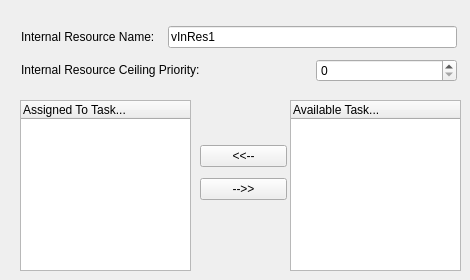
     <widget class="QWidget" name="tabInRes">
      <attribute name="title">
       <string>Internal Resource</string>
      </attribute>
      <widget class="QTreeWidget" name="trInResAssignedTask">
       <property name="geometry">
        <rect>
         <x>20</x>
         <y>100</y>
         <width>171</width>
         <height>171</height>
        </rect>
       </property>
       <column>
        <property name="text">
         <string>Assigned To Task...</string>
        </property>
       </column>
      </widget>
      <widget class="QTreeWidget" name="trInResAvailableTask">
       <property name="geometry">
        <rect>
         <x>290</x>
         <y>100</y>
         <width>171</width>
         <height>171</height>
        </rect>
       </property>
       <column>
        <property name="text">
         <string notr="true">Available Task...</string>
        </property>
       </column>
      </widget>
      <widget class="QWidget" name="layoutWidget">
       <property name="geometry">
        <rect>
         <x>200</x>
         <y>140</y>
         <width>87</width>
         <height>66</height>
        </rect>
       </property>
       <layout class="QGridLayout" name="gridLayout_7">
        <item row="0" column="0">
         <widget class="QPushButton" name="btnInResAdd">
          <property name="text">
           <string>&lt;&lt;--</string>
          </property>
         </widget>
        </item>
        <item row="1" column="0">
         <widget class="QPushButton" name="btnInResRemove">
          <property name="text">
           <string>--&gt;&gt;</string>
          </property>
         </widget>
        </item>
       </layout>
      </widget>
      <widget class="QWidget" name="layoutWidget">
       <property name="geometry">
        <rect>
         <x>21</x>
         <y>21</y>
         <width>436</width>
         <height>66</height>
        </rect>
       </property>
       <layout class="QGridLayout" name="gridLayout_3">
        <item row="0" column="0">
         <widget class="QLabel" name="label_13">
          <property name="text">
           <string>&lt;html&gt;&lt;head/&gt;&lt;body&gt;&lt;p&gt;Internal Resource Name:&lt;/p&gt;&lt;/body&gt;&lt;/html&gt;</string>
          </property>
         </widget>
        </item>
        <item row="0" column="1" colspan="2">
         <widget class="QLineEdit" name="leInResName">
          <property name="text">
           <string>vInRes1</string>
          </property>
         </widget>
        </item>
        <item row="1" column="0" colspan="2">
         <widget class="QLabel" name="label_14">
          <property name="text">
           <string>&lt;html&gt;&lt;head/&gt;&lt;body&gt;&lt;p&gt;Internal Resource Ceiling Priority:&lt;/p&gt;&lt;/body&gt;&lt;/html&gt;</string>
          </property>
         </widget>
        </item>
        <item row="1" column="2">
         <widget class="QSpinBox" name="spbxInResCeilPrio">
          <property name="minimumSize">
           <size>
            <width>91</width>
            <height>0</height>
           </size>
          </property>
          <property name="toolTip">
           <string>&lt;!DOCTYPE HTML PUBLIC &quot;-//W3C//DTD HTML 4.0//EN&quot; &quot;http://www.w3.org/TR/REC-html40/strict.dtd&quot;&gt;
&lt;html&gt;&lt;head&gt;&lt;meta name=&quot;qrichtext&quot; content=&quot;1&quot; /&gt;&lt;style type=&quot;text/css&quot;&gt;
p, li { white-space: pre-wrap; }
&lt;/style&gt;&lt;/head&gt;&lt;body style=&quot; font-family:'Monospace'; font-size:12pt; font-weight:400; font-style:normal;&quot;&gt;
&lt;table border=&quot;0&quot; style=&quot;-qt-table-type: root; margin-top:4px; margin-bottom:4px; margin-left:4px; margin-right:4px;&quot;&gt;
&lt;tr&gt;
&lt;td style=&quot;border: none;&quot;&gt;
&lt;p style=&quot; margin-top:0px; margin-bottom:0px; margin-left:0px; margin-right:0px; -qt-block-indent:0; text-indent:0px;&quot;&gt;配置GaInOS 内部资源的天花板优先级,应大于所有使用该内部资源的任务的优先级&lt;/p&gt;&lt;/td&gt;&lt;/tr&gt;&lt;/table&gt;&lt;/body&gt;&lt;/html&gt;</string>
          </property>
         </widget>
        </item>
       </layout>
      </widget>
     </widget>
